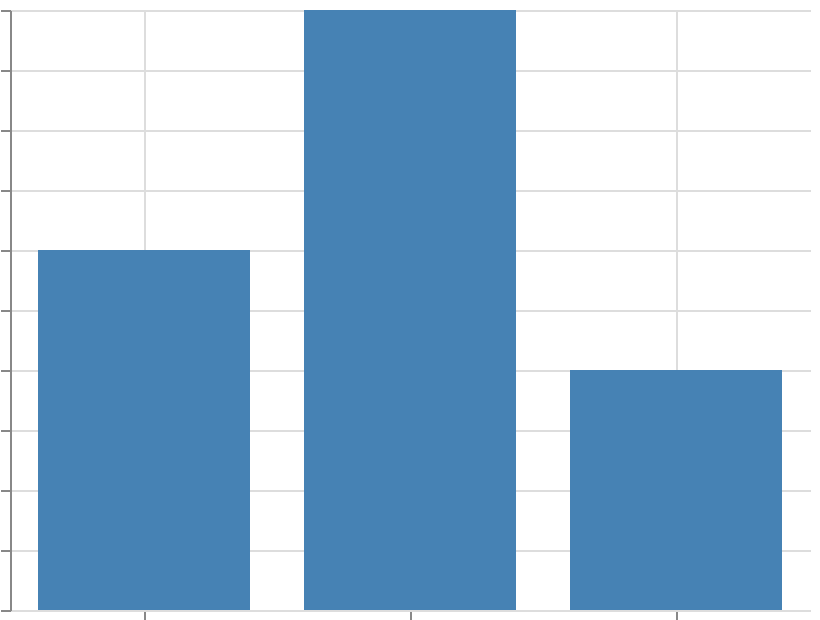

Here is the Vega-Lite specification saved for this chart:
### Vega specification from a JSON file in a GitHub repository (floating-point values rounded to 4 significant figures)
{"$schema": "https://vega.github.io/schema/vega/v6.json", "width": 400, "height": 300, "padding": 5, "autosize": "none", "data": [{"name": "table", "values": [{"cat": "A", "val": 3}, {"cat": "B", "val": 5}, {"cat": "C", "val": 2}]}], "scales": [{"name": "x", "type": "band", "domain": {"data": "table", "field": "cat", "sort": true}, "range": "width", "align": 0.5, "paddingInner": 0.2, "paddingOuter": 0.1, "round": true}, {"name": "y", "type": "linear", "domain": {"data": "table", "field": "val"}, "range": [{"signal": "height"}, 0], "zero": true, "nice": true}], "marks": [{"type": "rect", "from": {"data": "table"}, "encode": {"update": {"x": {"scale": "x", "field": "cat"}, "width": {"scale": "x", "band": 1}, "y": {"scale": "y", "field": "val"}, "y2": {"scale": "y", "value": 0}, "fill": {"value": "steelblue"}}}}], "axes": [{"scale": "x", "orient": "bottom", "grid": true, "labels": false}, {"scale": "y", "orient": "left", "grid": true, "labels": false}], "description": "band alignment with a rounded step (the leftover room is placed by align); 0.5 is the default value, written out"}
